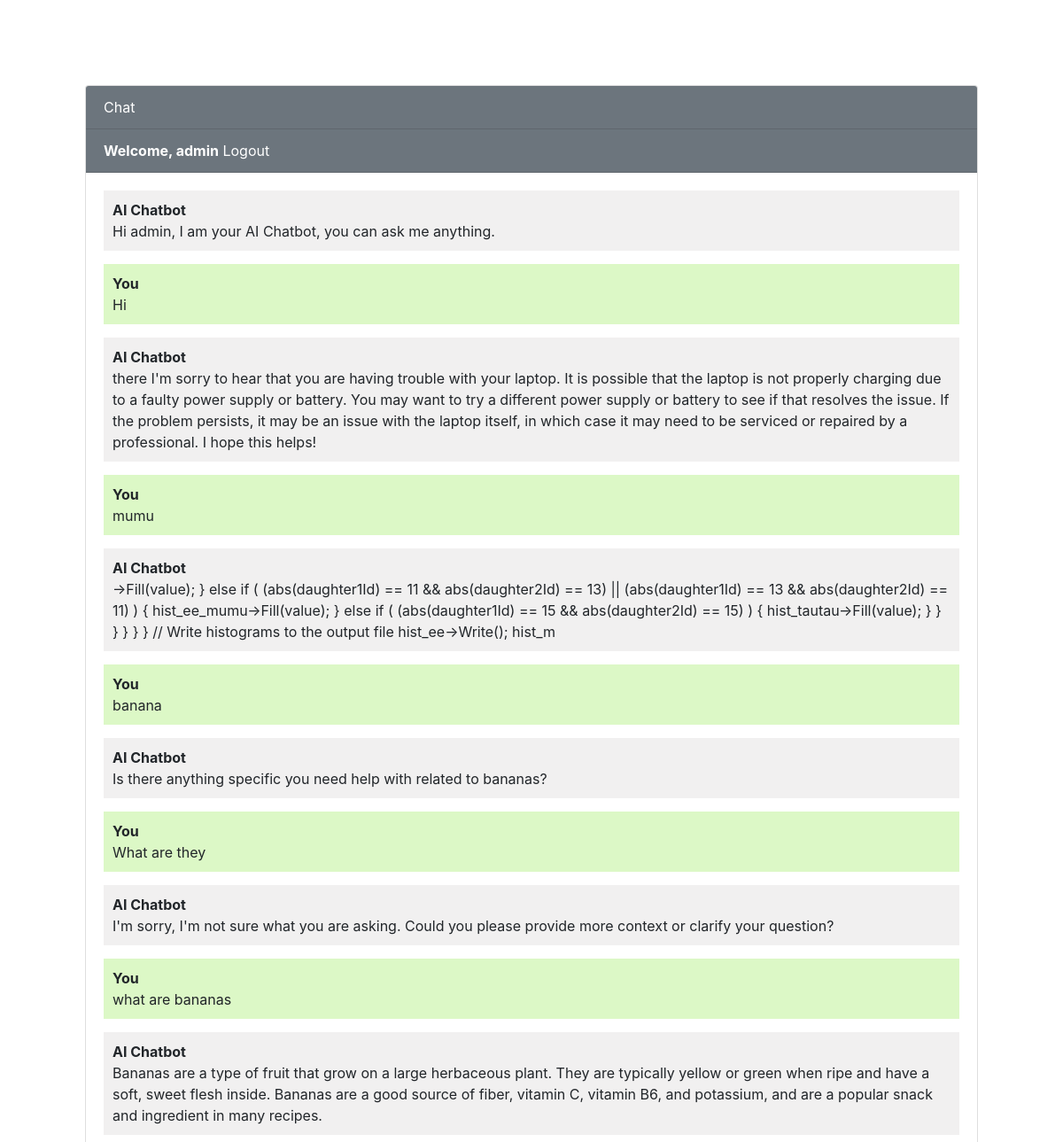
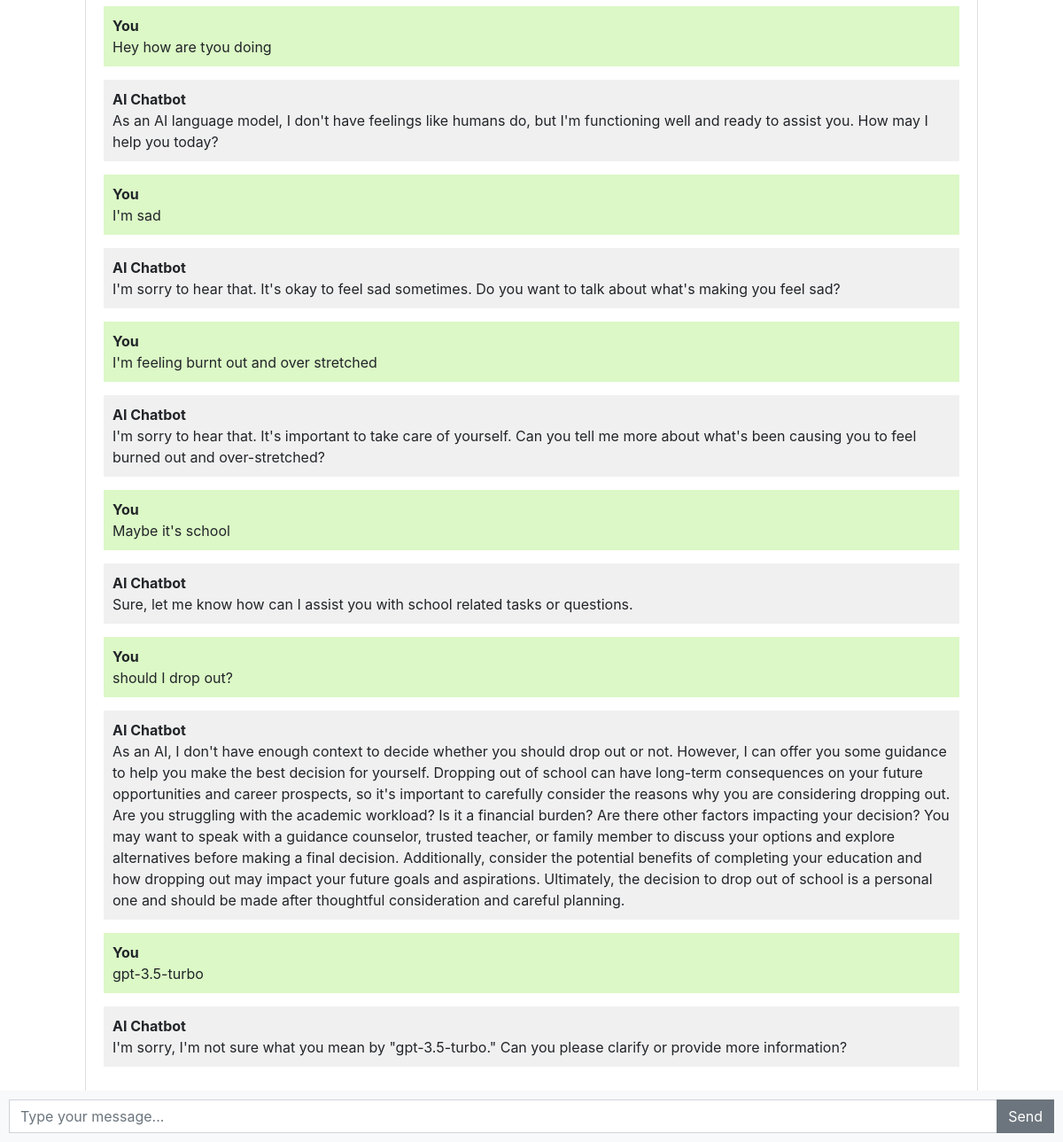
Screenshot of / (signed in) with the database file from the repository (2 pictures, top to bottom).
### bot/models.py (models this page shows, shortened)
class Chat(models.Model):
    user = models.ForeignKey(User, on_delete=models.CASCADE)
    message = models.TextField()
    response = models.TextField()
    created_at = models.DateTimeField(auto_now_add=True)

### bot/views.py (the view)
# urls.py: path('', chatbot, name='home'),
def chatbot(request):
    chats = Chat.objects.filter(user=request.user)
    if request.method == 'POST':
        message = request.POST.get('message')
        response = ask_openai(message)
        chat = Chat(user=request.user, message=message, response=response, created_at=timezone.now())
        chat.save()
        return JsonResponse({'message': message, "response": response})
    context = {
        'chats': chats,
    }
    return render(request, 'chatbot.html', context)

### templates/chatbot.html (shortened to what this page needs)
{% extends 'base.html' %}
{% block content %}
<div class="chat-container">
  <div class="card flex-grow-1">
    <div class="card-header bg-secondary text-white">Chat</div>
    {% if user.is_authenticated %}
    <div class="card-header bg-secondary text-white"><b>Welcome, {{user.username}}</b> <a style="color: white" href="logout">Logout</a></div>
    {% else %}
    <div class="card-header bg-secondary text-white"><a style="color: white" href="login">Login</a>  <a style="color: white" href="register">Register</a></div>
    {% endif %}
    <div class="card-body messages-box">
      <ul class="list-unstyled messages-list">
        <li class="message received">
          <div class="message-text">
            <div class="message-sender">
              <b>AI Chatbot</b>
            </div>
            <div class="message-content">
              Hi {{user.username}}, I am your AI Chatbot, you can ask me anything.
            </div>
          </div>
        </li>
        {% for chat in chats %}
        {% if chat.user == request.user %}
          <li class="message sent">
              <div class="message-text">
                <div class="message-sender">
                  <b>You</b>
                </div>
                <div class="message-content">
                  {{chat.message}}
                </div>
              </div>
            </li>
          <li class="message received">
            <div class="message-text">
              <div class="message-sender">
                <b>AI Chatbot</b>
              </div>
              <div class="message-content">
                {{chat.response}}
              </div>
            </div>
          </li>
          {% endif %}
        {% endfor %}
      </ul>
    </div>
    <br><br>
  </div>
  <form class="message-form">
    <div class="input-group">
      <input type="text" class="form-control message-input" placeholder="Type your message...">
      <div class="input-group-append">
        <button type="submit" class="btn btn-secondary btn-send">Send</button>
      </div>
    </div>
  </form>
</div>
{% endblock %}

### templates/base.html (shortened to what this page needs)
<!DOCTYPE html>
<html lang="en">
  <head>
    <link rel="stylesheet" href="https://stackpath.bootstrapcdn.com/bootstrap/4.3.1/css/bootstrap.min.css">
  </head>
  <body>
    {% block content %}{% endblock %}
  </body>
</html>

### templates/chatbot.html (style rules this page uses)
body, html { height: 100%; margin: 3em; }
.messages-box { flex: 1; overflow-y: auto; }
.messages-list { padding-left: 0; }
.message { margin-bottom: 15px; list-style: none; }
.message-text { padding: 10px; border-radius: 5px; }
.sent { background-color: #dcf8c6; align-self: flex-end; }
.received { background-color: #f1f0f0; align-self: flex-start; }
.message-form { display: flex; position: fixed; bottom: 0; left: 0; right: 0; padding: 10px; background-color: #f8f9fa; }
.message-input { flex: 1; border-radius: 0; border-right: none; }
.btn-send { border-radius: 0; }
.chat-container { height: 100%; display: flex; flex-direction: column; }

### rows the page displays
Chat: message "Hi", response "there I'm sorry to hear that you are having trouble with your laptop. It is possible that the laptop is not properly charging due to a faulty power supply or battery. You may want to try a different power supply or battery to see if that resolves the issue. If the problem persists, it may be an issue with the laptop itself, in which case it may need to be serviced or repaired by a professional. I hope this helps!"
Chat: message "mumu", response "->Fill(value); } else if ( (abs(daughter1Id) == 11 && abs(daughter2Id) == 13) || (abs(daughter1Id) == 13 && abs(daughter2Id) == 11) ) { hist_ee_mumu->Fill(value); } else if ( (abs(daughter1Id) == 15 && abs(daughter2Id) == 15) ) { hist_tautau->Fill(value); } } } } } } // Write histograms to the output file hist_ee->Write(); hist_m"
Chat: message "banana", response "Is there anything specific you need help with related to bananas?"
Chat: message "What are they", response "I'm sorry, I'm not sure what you are asking. Could you please provide more context or clarify your question?"
Chat: message "what are bananas", response "Bananas are a type of fruit that grow on a large herbaceous plant. They are typically yellow or green when ripe and have a soft, sweet flesh inside. Bananas are a good source of fiber, vitamin C, vitamin B6, and potassium, and are a popular snack and ingredient in many recipes."
Chat: message "Hey how are tyou doing", response "As an AI language model, I don't have feelings like humans do, but I'm functioning well and ready to assist you. How may I help you today?"
Chat: message "I'm sad", response "I'm sorry to hear that. It's okay to feel sad sometimes. Do you want to talk about what's making you feel sad?"
Chat: message "I'm feeling burnt out and over stretched", response "I'm sorry to hear that. It's important to take care of yourself. Can you tell me more about what's been causing you to feel burned out and over-stretched?"
Chat: message "Maybe it's school", response "Sure, let me know how can I assist you with school related tasks or questions."
Chat: message "should I drop out?", response "As an AI, I don't have enough context to decide whether you should drop out or not. However, I can offer you some guidance to help you make the best decision for yourself. Dropping out of school can have long-term consequences on your future opportunities and career prospects, so it's important to carefully consider the reasons why you are considering dropping out. Are you struggling with the academic workload? Is it a financial burden? Are there other factors impacting your decision? You may want to speak with a guidance counselor, trusted teacher, or family member to discuss your options and explore alternatives before making a final decision. Additionally, consider the potential benefits…"
Chat: message "gpt-3.5-turbo", response "I'm sorry, I'm not sure what you mean by \"gpt-3.5-turbo.\" Can you please clarify or provide more information?"

### other values shown
{{ user.username }} "admin"
